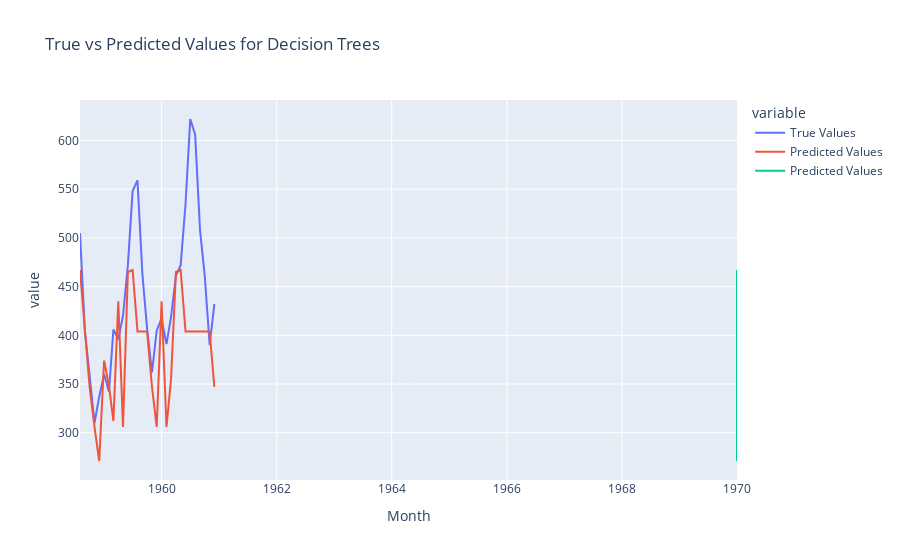

Notebook code cell kept with this figure:
### Markdown cell above
### Plotly Visualization for Decision Trees:

### Code cell
# Create a DataFrame for visualization
df_dt_ts = pd.DataFrame({'True Values': y_test, 'Predicted Values': y_pred_dt})

# Create a line plot for true vs predicted values
fig = px.line(df_dt_ts, title='True vs Predicted Values for Decision Trees')
fig.add_scatter(y=df_dt_ts['Predicted Values'], mode='lines', name='Predicted Values')
fig.show()

### Figure 1 — Plotly figure (JSON) as saved in the notebook; plotly's stock layout.template omitted (floating-point values rounded to 4 significant figures)
{"data": [{"hovertemplate": "variable=True Values<br>Month=%{x}<br>value=%{y}<extra></extra>", "legendgroup": "True Values", "line": {"color": "#636efa", "dash": "solid"}, "marker": {"symbol": "circle"}, "mode": "lines", "name": "True Values", "orientation": "v", "showlegend": true, "type": "scatter", "x": ["1958-08-01T00:00:00", "1958-09-01T00:00:00", "1958-10-01T00:00:00", "1958-11-01T00:00:00", "1958-12-01T00:00:00", "1959-01-01T00:00:00", "1959-02-01T00:00:00", "1959-03-01T00:00:00", "1959-04-01T00:00:00", "1959-05-01T00:00:00", "1959-06-01T00:00:00", "1959-07-01T00:00:00", "1959-08-01T00:00:00", "1959-09-01T00:00:00", "1959-10-01T00:00:00", "1959-11-01T00:00:00", "1959-12-01T00:00:00", "1960-01-01T00:00:00", "1960-02-01T00:00:00", "1960-03-01T00:00:00", "1960-04-01T00:00:00", "1960-05-01T00:00:00", "1960-06-01T00:00:00", "1960-07-01T00:00:00", "1960-08-01T00:00:00", "1960-09-01T00:00:00", "1960-10-01T00:00:00", "1960-11-01T00:00:00", "1960-12-01T00:00:00"], "xaxis": "x", "y": [505, 404, 359, 310, 337, 360, 342, 406, 396, 420, 472, 548, 559, 463, 407, 362, 405, 417, 391, 419, 461, 472, 535, 622, 606, 508, 461, 390, 432], "yaxis": "y"}, {"hovertemplate": "variable=Predicted Values<br>Month=%{x}<br>value=%{y}<extra></extra>", "legendgroup": "Predicted Values", "line": {"color": "#EF553B", "dash": "solid"}, "marker": {"symbol": "circle"}, "mode": "lines", "name": "Predicted Values", "orientation": "v", "showlegend": true, "type": "scatter", "x": ["1958-08-01T00:00:00", "1958-09-01T00:00:00", "1958-10-01T00:00:00", "1958-11-01T00:00:00", "1958-12-01T00:00:00", "1959-01-01T00:00:00", "1959-02-01T00:00:00", "1959-03-01T00:00:00", "1959-04-01T00:00:00", "1959-05-01T00:00:00", "1959-06-01T00:00:00", "1959-07-01T00:00:00", "1959-08-01T00:00:00", "1959-09-01T00:00:00", "1959-10-01T00:00:00", "1959-11-01T00:00:00", "1959-12-01T00:00:00", "1960-01-01T00:00:00", "1960-02-01T00:00:00", "1960-03-01T00:00:00", "1960-04-01T00:00:00", "1960-05-01T00:00:00", "1960-06-01T00:00:00", "1960-07-01T00:00:00", "1960-08-01T00:00:00", "1960-09-01T00:00:00", "1960-10-01T00:00:00", "1960-11-01T00:00:00", "1960-12-01T00:00:00"], "xaxis": "x", "y": [467, 404, 347, 306, 271, 374, 348, 312, 435, 306, 465, 467, 404, 404, 404, 347, 306, 435, 306, 355, 465, 467, 404, 404, 404, 404, 404, 404, 347], "yaxis": "y"}, {"mode": "lines", "name": "Predicted Values", "type": "scatter", "y": [467, 404, 347, 306, 271, 374, 348, 312, 435, 306, 465, 467, 404, 404, 404, 347, 306, 435, 306, 355, 465, 467, 404, 404, 404, 404, 404, 404, 347]}], "layout": {"legend": {"title": {"text": "variable"}, "tracegroupgap": 0}, "title": {"text": "True vs Predicted Values for Decision Trees"}, "xaxis": {"anchor": "y", "domain": [0, 1], "title": {"text": "Month"}}, "yaxis": {"anchor": "x", "domain": [0, 1], "title": {"text": "value"}}}}
